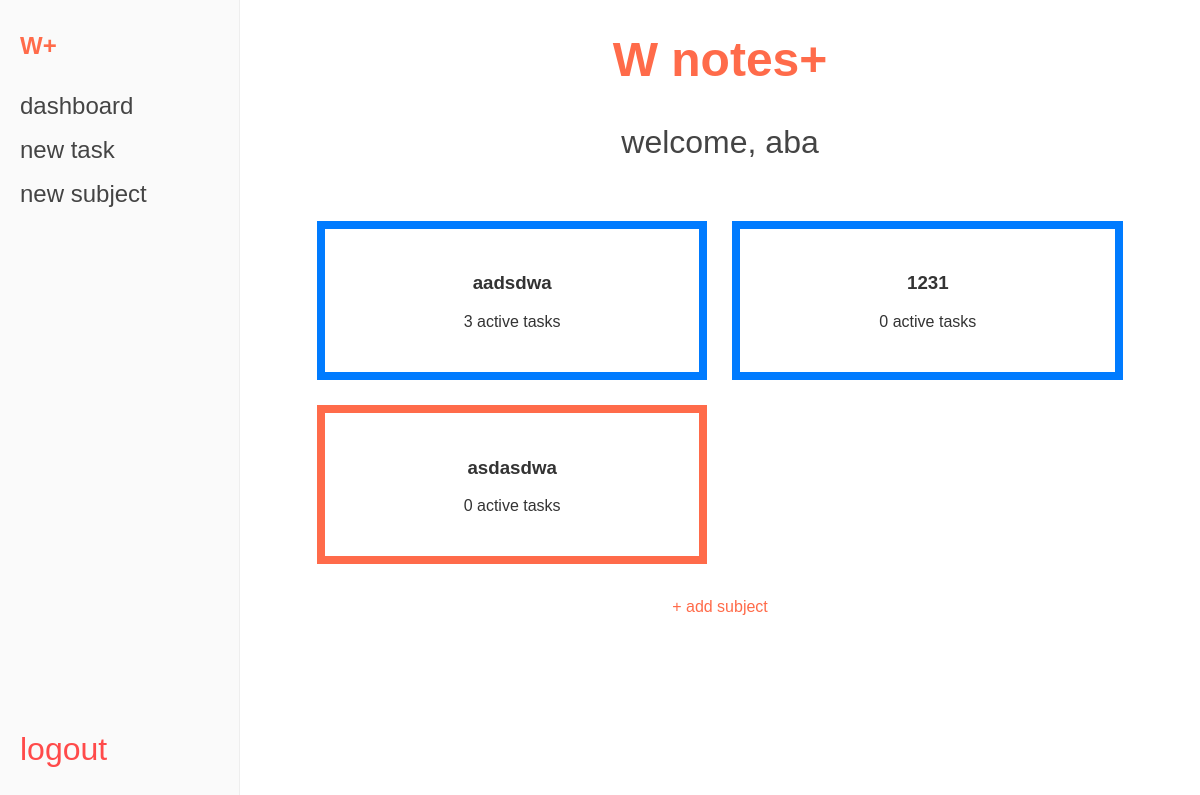
Page /dashboard (signed in) on the committed database.
### app.py (models this page shows)
class User(db.Model):
    user_id = db.Column(db.Integer, primary_key=True)
    username = db.Column(db.String(20), unique=True, nullable=False)
    email = db.Column(db.String(50), unique=True, nullable=False)
    password_hash = db.Column(db.String(128), nullable=False)

class Subject(db.Model):
    subject_id = db.Column(db.Integer, primary_key=True)
    name = db.Column(db.String(50), nullable=False)
    color_id = db.Column(db.Integer, db.ForeignKey('color.id'))
    user_id = db.Column(db.Integer, db.ForeignKey('user.user_id'), nullable=False)
    color = db.relationship('Color', backref='subjects')
    tasks = db.relationship('Task', backref='subject', lazy=True, cascade="all, delete-orphan")
    study_sessions = db.relationship('StudySession', backref='subject', lazy=True, cascade="all, delete-orphan")
    members = db.relationship('SubjectMember', backref='subject', lazy=True, cascade="all, delete-orphan")

### app.py (the view)
@app.route('/dashboard')
@login_required
def dashboard():
    user_id = session['user_id']
    user = db.session.get(User, user_id)
    owned_subs = Subject.query.filter_by(user_id=user_id).all()
    others_memberships = SubjectMember.query.filter(
        SubjectMember.user_id == user_id,
        SubjectMember.status == 'accepted'
    ).all()
    shared_subs = [m.subject for m in others_memberships if m.subject.user_id != user_id]
    all_subjects = owned_subs + shared_subs
    pending_invites = SubjectMember.query.filter_by(user_id=user_id, status='pending').all()
    subject_list = []
    for s in all_subjects:
        active_count = Task.query.filter_by(subject_id=s.subject_id).filter(Task.status_id != 2).count()
        subject_list.append({
            'obj': s,
            'active_count': active_count
        })
    return render_template('home.html',
                           username=user.username,
                           subjects=subject_list,
                           invites=pending_invites)

### app.py (called while the page is built)
def login_required(f):
    @wraps(f)
    def decorated_function(*args, **kwargs):
        if 'user_id' not in session:
            flash("Please sign in first.")
            return redirect(url_for('signin'))
        return f(*args, **kwargs)
    return decorated_function

### templates/home.html (shortened to what this page needs)
{% extends "base.html" %}
{% block content %}
    <h1 class="brand_title">W notes+</h1>
    <h2 class="view_title">welcome, {{ username }}</h2>
    <div class="dashboard_grid">
        {% for s in subjects %}
        <a href="{{ url_for('main.view_subject', subject_id=s.obj.subject_id) }}"
           class="subject_card"
           style="--subject-color: {{ s.obj.color.hex_code if s.obj.color else '#444' }};">
            <h3 class="subject_card_title">{{ s.obj.name|lower }}</h3>
            <p class="history_text">{{ s.active_count }} active tasks</p>
        </a>
        {% endfor %}
    </div>
    <div class="flex_row" style="margin-top: 1.5rem; gap: 1.5rem; margin-bottom: 1rem;">
        <a href="{{ url_for('main.add_subject') }}" class="secondary_link">+ add subject</a>
    </div>
{% endblock %}

### static/style.css (style rules this page uses)
* { box-sizing: border-box; }
body { background-color: #ffffff; font-family: "Arial", Helvetica, sans-serif; margin: 0; min-height: 100vh; color: #333; }
.brand_title { color: #ff6b4a; font-size: 3rem; margin-top: 3.75rem; margin-bottom: 0.625rem; }
.view_title { color: #444; font-size: 2rem; font-weight: normal; margin-bottom: 2.5rem; }
.dashboard_grid { display: grid; grid-template-columns: repeat(auto-fill, minmax(17.5rem, 1fr)); gap: 1.563rem; width: 90%; max-width: 62.5rem; margin-top: 1.25rem; }
.subject_card { background-color: #ffffff; padding: 1.563rem; text-decoration: none; color: #333; display: block; border: 0.5rem solid var(--subject-color, #444); text-align: center; }
.flex_row { display: flex; gap: 0.313rem; }
.secondary_link { color: #ff6b4a; text-decoration: none; display: block; margin-top: 0.625rem; }
.main_content .brand_title { margin-top: 0; }

### rows in the picture
User: username "aba"
Subject: obj.name "aadsdwa"
Subject: obj.name "1231"
Subject: obj.name "asdasdwa"

### other values in the picture
{{ s.active_count }} "3" "0" "0"
